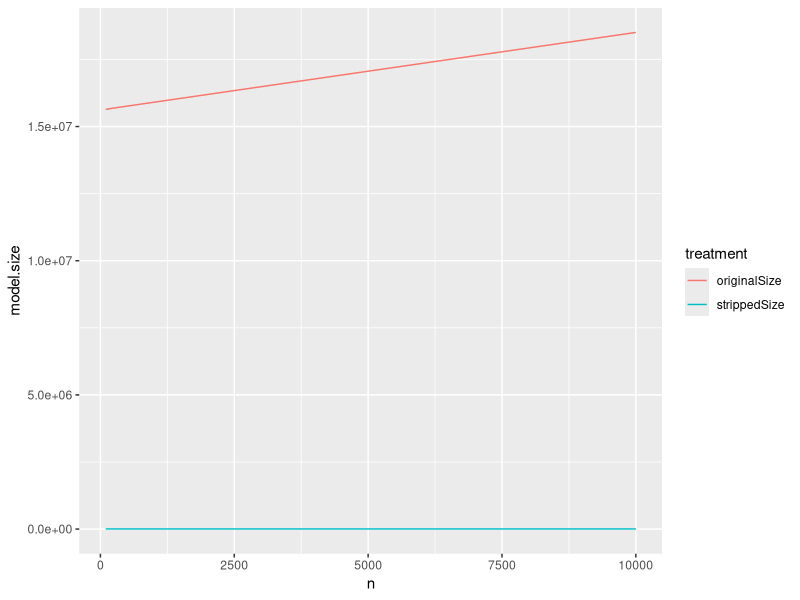
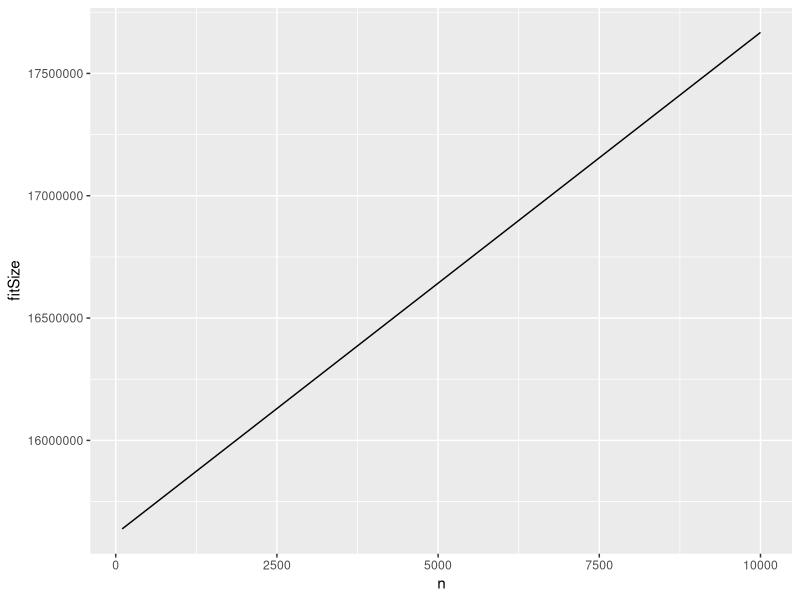
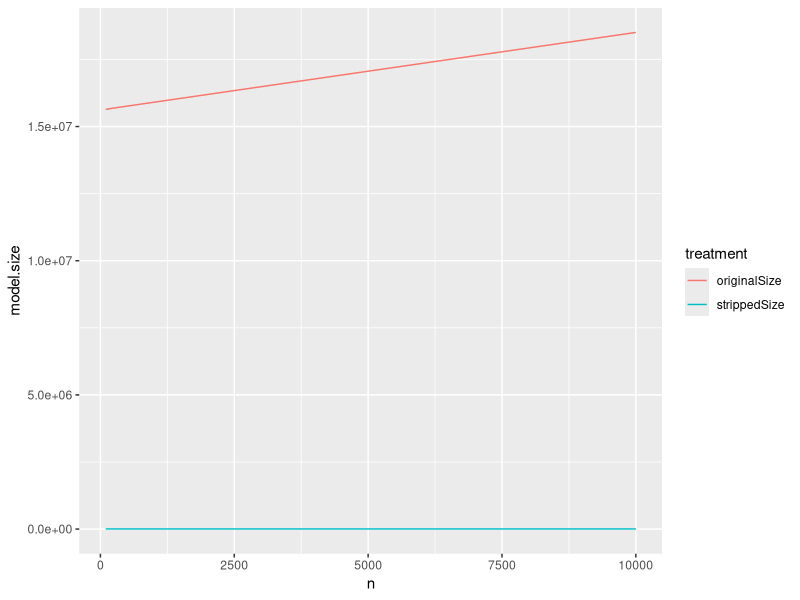
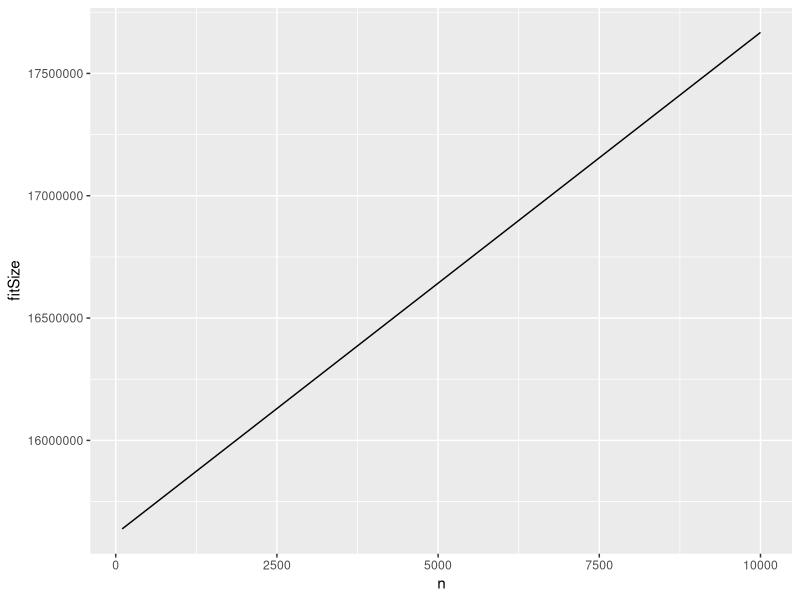

These charts were generated, in order, by the following R code:

library(plyr)
library(ggplot2)
library(reshape2)
set.seed(2325235)

synthFrame <- function(nrows) {
   d <- data.frame(xN=rnorm(nrows),
      xC=sample(c('a','b'),size=nrows,replace=TRUE))
   d$y <- (d$xN + ifelse(d$xC=='a',0.2,-0.2) + rnorm(nrows))>0.5
   d
}

dTrain <- synthFrame(100000)
dTest <- synthFrame(100)
model <- glm(y~xN+xC,data=dTrain,family=binomial(link='logit'))


mLength <- length(serialize(model,NULL))
print(paste('orig size',mLength))

dTest$pred1 <- predict(model,newdata=dTest,type='response')

# ggplot(data=dTest) + geom_density(aes(x=pred1,color=y))
# one way to hunt: lapply(cm,object.size)

stripGlmLR <- function(cm) {
   cm$residuals <- c()
   cm$fitted.values <- c()
   cm$y <- c()
   cm$data <- c()
   cm$model <- c()
   cm$linear.predictors <- c()
   cm$effects <- c()
   cm$weights <- c()
   cm$prior.weights <- c()
   cm$qr$qr <- c()
   attr(cm$formula,".Environment") <- c()
   cm$family$variance <- c()
   cm$family$dev.resids <- c()
   cm$family$aic <- c()
   cm$family$validmu <- c()
   cm$family$simulate <- c()
   attr(cm$terms,".Environment") <- c()
   cm
}

cm <- stripGlmLR(model)
dTest$pred2 <- predict(cm,newdata=dTest,type='response')

loss <- sum(abs(dTest$pred1-dTest$pred2))
print(paste('error',loss))

cLength <- length(serialize(cm,NULL))
print(paste('reduced size',cLength))
print(paste('size ratio',cLength/mLength))

# more leaks are found if the work is done in a function 
# which creates local environments
# preventing later changes from masking size changes
# confusing sizes
doWork <- function(n) {
  dTraini <- synthFrame(n)
  modeli <- glm(y~xN+xC,data=dTraini,family=binomial(link='logit'))
  data.frame(n=n,
     originalSize=length(serialize(modeli,NULL)),
     strippedSize=length(serialize(stripGlmLR(modeli),NULL)))
}

plotFrame <- adply(seq(100,10000,100),1,doWork)
plotFrame <- plotFrame[,setdiff(colnames(plotFrame),'X1')]

pf <- melt(plotFrame,id.vars='n',variable.name='treatment',value.name='model.size')
ggplot(data=pf,aes(x=n,y=model.size,color=treatment)) + geom_line()
ggsave(filename='glmLRmodelSizes.png')

# try glm.fit()
doWork2 <- function(n) {
  dTraini <- synthFrame(n)
  modeli <- glm.fit(y=dTraini$y,x=model.matrix(~xN+xC,dTraini),
     family=binomial(link='logit'))
  length(serialize(modeli,NULL))
}
plotFrame2 <- data.frame(n=seq(100,10000,100))
plotFrame2$fitSize <- sapply(plotFrame2$n,doWork2)
ggplot(data=plotFrame2,aes(x=n,y=fitSize)) + geom_line()
ggsave(filename='glmLRfitSizes.png')
